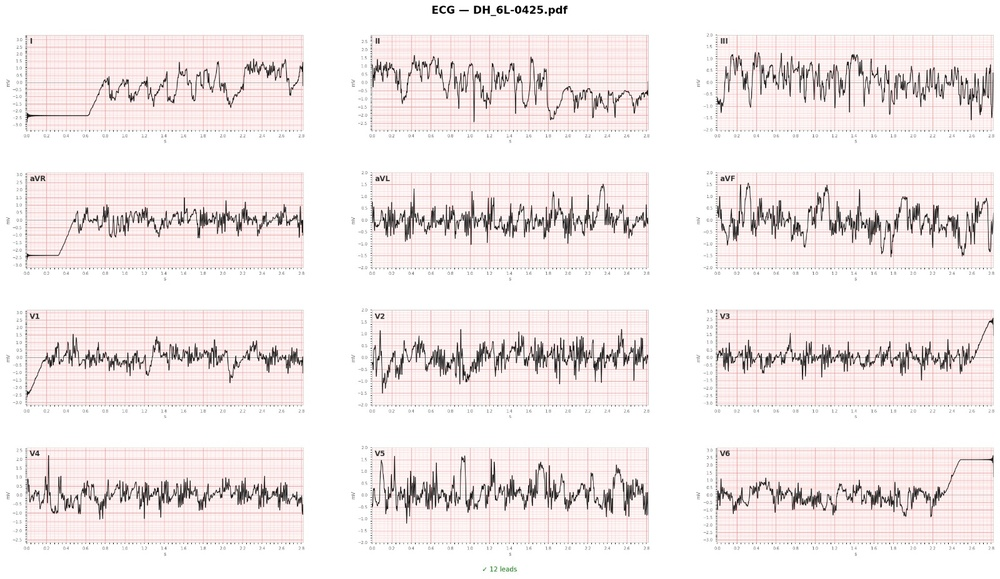
#> input picture input/sample_inputs/12.jpeg, 1000 x 579 px, shrunk from 1600 x 927 before the run
$ python -i layout_detector.py   (imports and definitions only)
#> lines starting #> are read from the running program, lines starting #| are printed output that depends on the picture; after the words box and inside, x2 and y2 are one past the last pixel; in counts of white or black regions, pixels touching at a corner belong together
#> further down, picture is the input picture: shape (579, 1000, 3); mean B, G, R 233.9, 234.1, 241.5
"""
parsers/layout_detector.py — Brand-agnostic ECG layout detection

Tujuan: menentukan tata-letak rekaman EKG (berapa baris × kolom, dan lead apa di
tiap sel) tanpa bergantung pada OCR — karena nama & jenis lead antar-merek SAMA,
yang berbeda hanya bentuk/tata letaknya.

Strategi (urut prioritas):
  1. GRID-BOX  : deteksi kotak grid berwarna (pink/merah). Proyeksi mask grid
                 secara horizontal & vertikal memberi struktur baris/kolom yang
                 bersih, tahan terhadap teks judul/label/tick. Cocok untuk
                 laporan ber-subplot (mis. 3×4 klinis, 4×3 terpisah, 12 strip).
  2. SIGNAL    : fallback bila grid tidak terdeteksi (grid pudar / kertas polos).
                 Pakai proyeksi kepadatan sinyal biner untuk menemukan pita baris
                 dan celah kolom.

Output: LayoutResult berisi daftar sel {name, y0, y1, x0, x1} sudah dipetakan ke
nama lead standar, plus metadata (layout_type, n_rows, n_cols).
"""

import cv2
import numpy as np
from dataclasses import dataclass, field
from typing import List, Dict, Tuple, Optional

LEADS_12 = ['I', 'II', 'III', 'aVR', 'aVL', 'aVF',
            'V1', 'V2', 'V3', 'V4', 'V5', 'V6']


@dataclass
class Cell:
    name: str
    y0: int
    y1: int
    x0: int
    x1: int
    is_first_col: bool = False  # kolom paling kiri → mungkin ada pulse kalibrasi


@dataclass
class LayoutResult:
    layout_type: str
    cells: List[Cell]
    n_rows: int
    n_cols: int
    row_bands: List[Tuple[int, int]] = field(default_factory=list)
    method: str = 'grid'           # 'grid' | 'signal'
    pink_ratio: float = 0.0


# ── Grid mask & proyeksi ─────────────────────────────────────────

def grid_mask(img_bgr: np.ndarray) -> np.ndarray:
    """Mask piksel grid pink/merah khas kertas EKG."""
    hsv = cv2.cvtColor(img_bgr, cv2.COLOR_BGR2HSV)
#> hsv: shape (579, 1000, 3); mean H, S, V 32.2, 9.2, 241.5
    m1 = cv2.inRange(hsv, np.array([0,   12, 120]), np.array([15,  255, 255]))
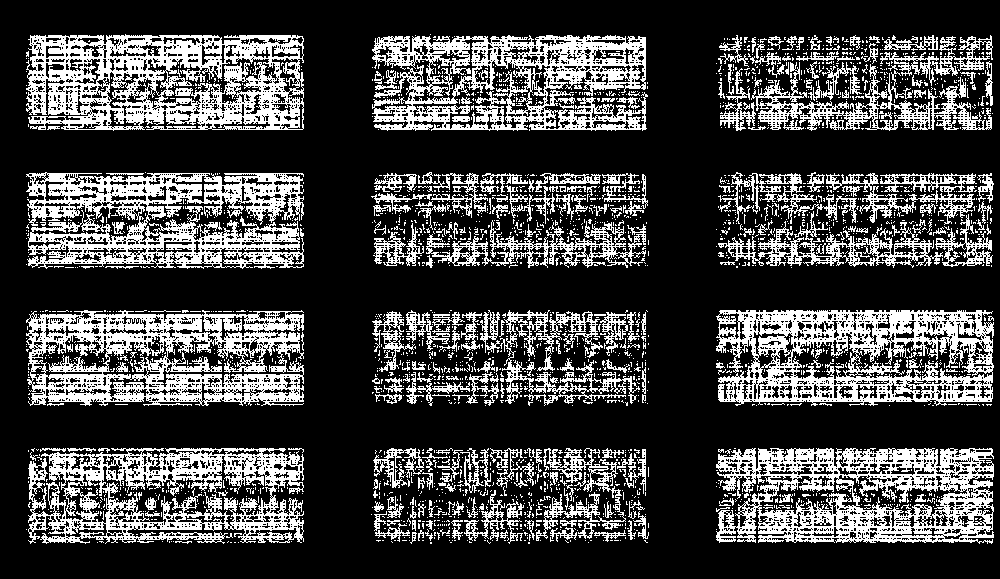
#> m1: shape (579, 1000); 27% white; 2529 white regions (2281 under 20 px), largest, box (x1, y1, x2, y2) and area: (26, 34, 304, 131) 16528, (26, 310, 304, 406) 15070, (716, 448, 994, 544) 14991
    m2 = cv2.inRange(hsv, np.array([160, 12, 120]), np.array([180, 255, 255]))
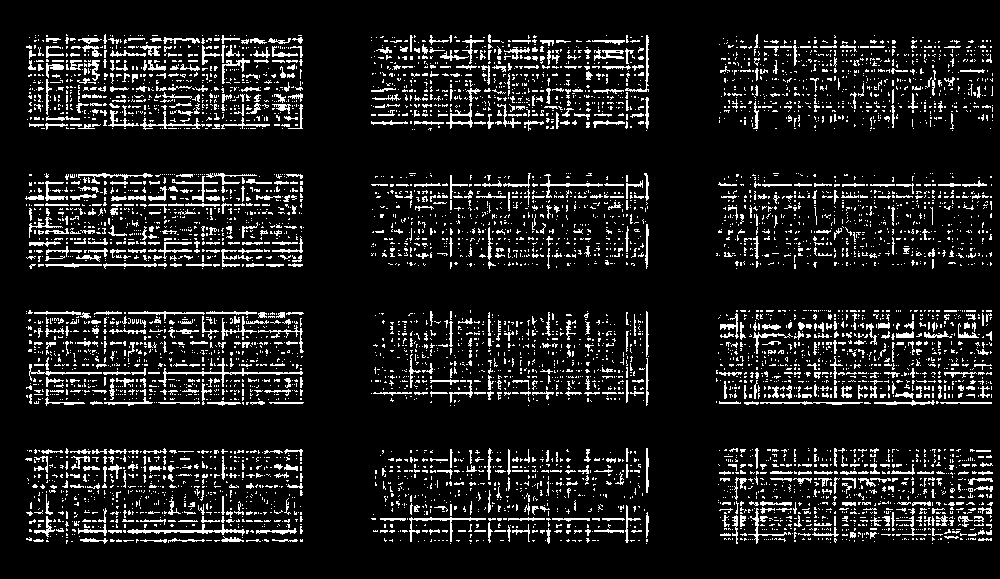
#> m2: shape (579, 1000); 10.7% white in thin lines or dots, all inside (x1, y1, x2, y2) = (25, 34, 993, 544)
    return cv2.bitwise_or(m1, m2)
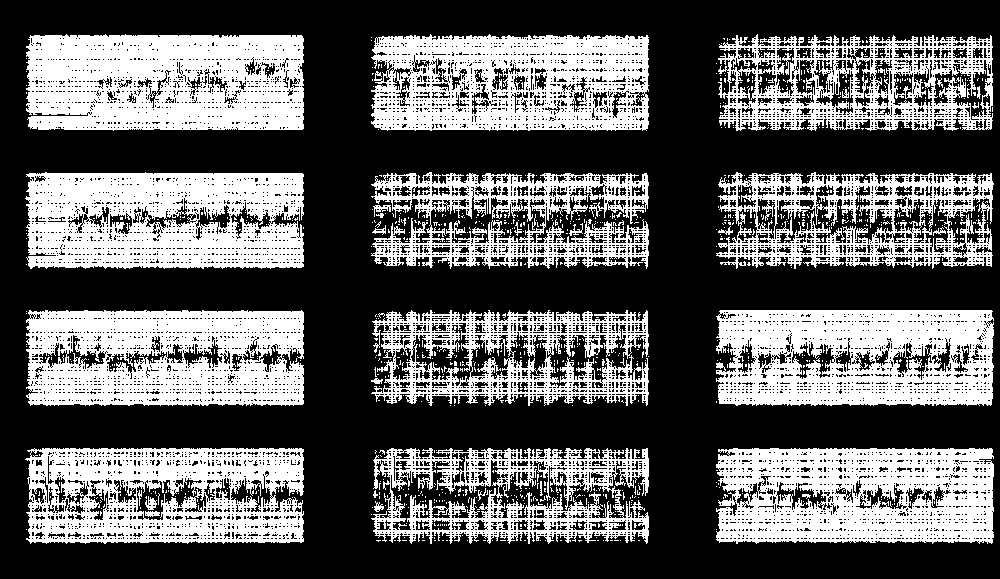
#> returned value: shape (579, 1000); 37.7% white; 988 white regions (951 under 20 px), largest, box (x1, y1, x2, y2) and area: (26, 34, 304, 131) 23598, (25, 172, 304, 269) 22199, (26, 310, 304, 406) 21711


# [422 lines left out: functions _projection_bands, leads_for, _trim_outlier_rows, _expand_strip_bands, _build_cells, _detect_grid_layout and 8 more, not called in this run]

>>> import cv2
>>> picture = cv2.imread('../../../input/sample_inputs/12.jpeg')
>>> result = grid_mask(picture)
